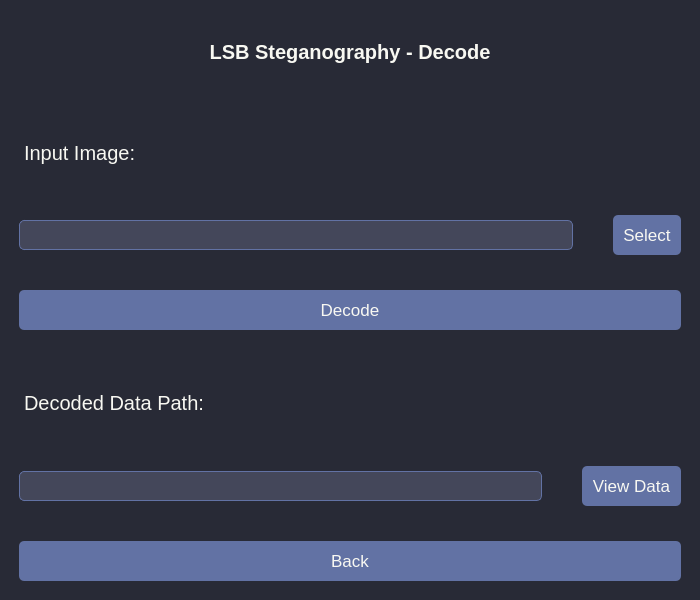
<?xml version="1.0" encoding="UTF-8"?>
<ui version="4.0">
 <class>DecodeWindow</class>
 <widget class="QMainWindow" name="DecodeWindow">
  <property name="geometry">
   <rect>
    <x>0</x>
    <y>0</y>
    <width>700</width>
    <height>600</height>
   </rect>
  </property>
  <property name="windowTitle">
   <string>LSB Steganography - Decode</string>
  </property>
  <property name="styleSheet">
   <string notr="true">QMainWindow { background-color: #282a36; } 
QLabel { color: #f8f8f2; font-size: 20px; margin-left: 10px; margin-right: 10px; margin-top: 10px; margin-bottom: 5px; } 
QLineEdit { background-color: #44475a; color: #f8f8f2; border: 1px solid #6272a4; border-radius: 5px; padding: 5px; margin-left: 10px; margin-right: 10px; margin-top: 5px; margin-bottom: 10px; font-size: 14px; } 
QPushButton { background-color: #6272a4; color: #f8f8f2; border: none; border-radius: 5px; padding: 10px; margin-left: 10px; margin-right: 10px; margin-top: 5px; margin-bottom: 10px; font-size: 17px; } 
QPushButton:hover { background-color: #8be9fd; color: #282a36; }</string>
  </property>
  <widget class="QWidget" name="centralwidget">
   <layout class="QVBoxLayout" name="verticalLayout">
    <property name="spacing">
     <number>20</number>
    </property>
    <item>
     <widget class="QLabel" name="lblTitle">
      <property name="font">
       <font>
        <pointsize>20</pointsize>
        <weight>75</weight>
        <bold>true</bold>
       </font>
      </property>
      <property name="text">
       <string>LSB Steganography - Decode</string>
      </property>
      <property name="alignment">
       <set>Qt::AlignCenter</set>
      </property>
     </widget>
    </item>
    <item>
     <widget class="QLabel" name="lblInputImage">
      <property name="text">
       <string>Input Image:</string>
      </property>
     </widget>
    </item>
    <item>
     <layout class="QHBoxLayout" name="horizontalLayout">
      <item>
       <widget class="QLineEdit" name="txtInputImage"/>
      </item>
      <item>
       <widget class="QPushButton" name="btnSelectInput">
        <property name="text">
         <string>Select</string>
        </property>
       </widget>
      </item>
     </layout>
    </item>
    <item>
     <widget class="QPushButton" name="btnDecode">
      <property name="text">
       <string>Decode</string>
      </property>
     </widget>
    </item>
    <item>
     <widget class="QLabel" name="lblDecodedFilePath">
      <property name="text">
       <string>Decoded Data Path:</string>
      </property>
     </widget>
    </item>
    <item>
     <layout class="QHBoxLayout" name="horizontalLayout_2">
      <item>
       <widget class="QLineEdit" name="txtDecodedFilePath">
        <property name="readOnly">
         <bool>true</bool>
        </property>
       </widget>
      </item>
      <item>
       <widget class="QPushButton" name="btnViewDecodedData">
        <property name="text">
         <string>View Data</string>
        </property>
       </widget>
      </item>
     </layout>
    </item>
    <item>
     <widget class="QPushButton" name="btnBack">
      <property name="text">
       <string>Back</string>
      </property>
     </widget>
    </item>
   </layout>
  </widget>
 </widget>
 <resources/>
 <connections/>
</ui>
